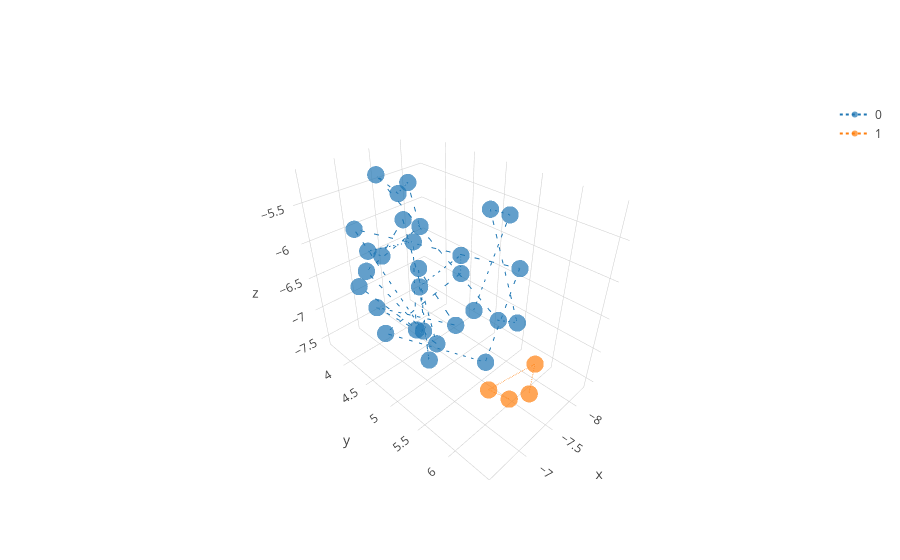

Notebook code cell kept with this figure:
### Code cell
plotter(vectorized, 'o:', reduce_kwargs={'algorithm': 'UMAP'})

### Figure 1 — Plotly figure (JSON) as saved in the notebook; plotly's stock layout.template omitted (floating-point values rounded to 4 significant figures)
{"data": [{"line": {"dash": "dot"}, "marker": {"opacity": 0.7, "size": 6}, "mode": "lines+markers", "name": "0", "type": "scatter3d", "uid": "e152dbf4-6543-4793-a6b8-5bb967aaf708", "x": [-8.114, -7.818, -8.07, -8.278, -7.834, -7.379, -7.269, -7.746, -7.721, -7.184, -7.569, -6.872, -8.011, -7.707, -6.446, -6.997, -7.595, -7.752, -7.218, -6.516, -6.621, -6.773, -7.175, -7.892, -6.604, -6.448, -6.64, -6.976, -6.963], "y": [4.777, 5.492, 5.013, 5.419, 5.434, 3.767, 4.314, 3.918, 4.144, 3.6, 4.299, 3.936, 5.555, 5.374, 4.974, 5.569, 4.998, 4.043, 4.8, 5.498, 5.868, 4.372, 4.619, 3.787, 4.577, 5.045, 5.165, 5.218, 3.72], "z": [-7.254, -5.422, -5.601, -7.205, -6.899, -5.333, -5.374, -5.493, -6.017, -6.707, -7.596, -5.819, -6.155, -7.574, -6.548, -5.747, -6.036, -7.031, -7.591, -5.502, -6.012, -6.697, -7.145, -6.451, -5.742, -5.537, -5.178, -6.881, -6.797]}, {"line": {"dash": "dot"}, "marker": {"opacity": 0.7, "size": 6}, "mode": "lines+markers", "name": "1", "type": "scatter3d", "uid": "63f4060e-e064-43e2-af46-f5cb354b000c", "x": [-7.017, -7.355, -6.696, -7.187], "y": [6.511, 6.328, 6.25, 6.165], "z": [-6.75, -6.704, -6.647, -7.243]}], "layout": {}}
